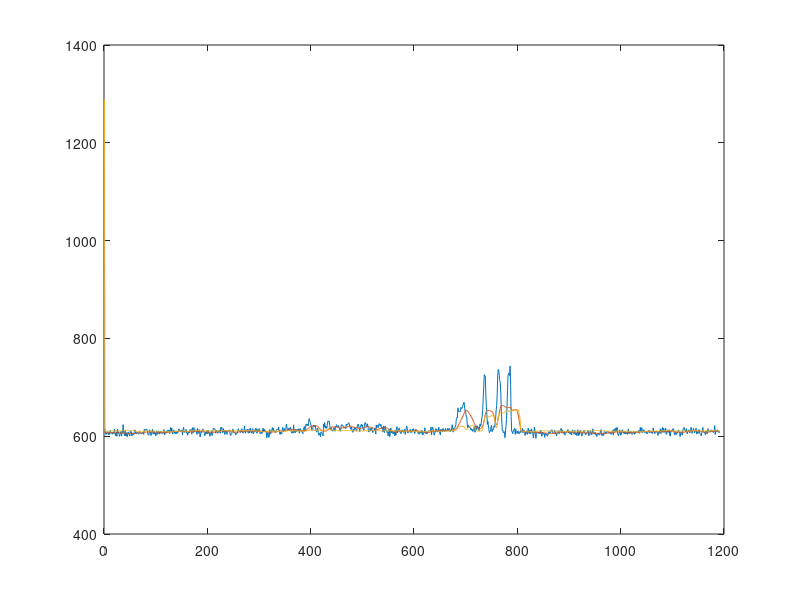

MATLAB code for this plot:
% This file shows an attempt to make sense of data sampled by the system
% The data was gatherd as follows:
%   - rawdata_noobject.txt contains data with no object in its los
%   - rawdata_coffecup.txt contains data with a coffeecup at the edge of
%     the los standing on the floor
%   - rawdata_cofeecup_fewerdist contains data with a coffeecup at the edne
%     of the los but much closer to the light and photo diode
%
% Main method tried in this file: Trying to find a relation between average
% and standard deviation

clear all
f = csvread('rawdata_noobject.txt')
j = csvread('rawdata_coffecup.txt')
k = csvread('rawdata_cofeecup_fewerdist.txt')
f = [(f(:,1));(j(:,1));(k(:,1));f(:,1)] 


a = 5 % samples in averager's
b = 100

am = mean(f(1:a))
bm = mean(f(1:b))
stdbm = std(1:b) + 660;

[N  dc] = size(f)
for n = b:1:N/a
    am = [am mean(f((n-1)*a+1:a*n+1))];
    bm = [bm mean(f(n*a+1-b:a*n+1))];
    stdbm = [stdbm std(f(n*a+1-b:a*n+1))];
end

plot(am)
hold on
plot(bm)
plot(stdbm+600)


